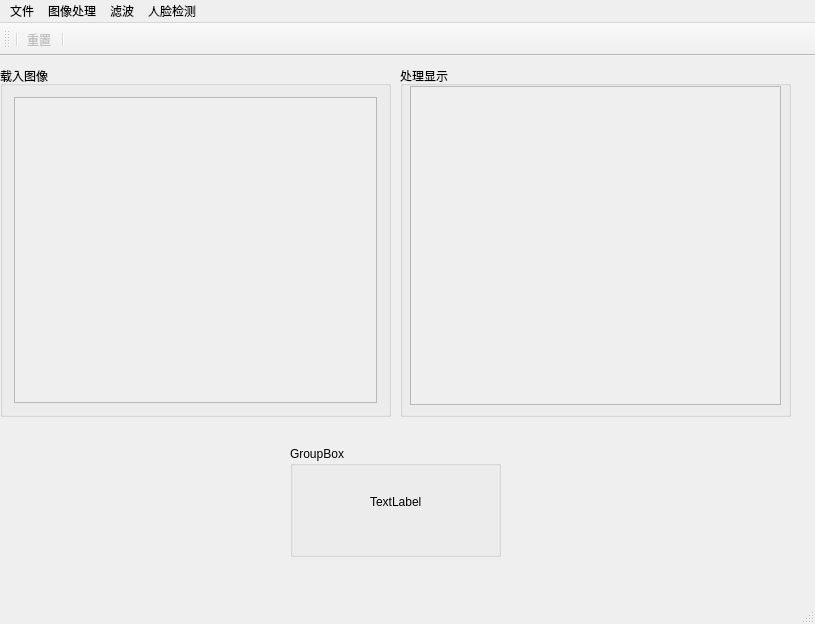
<?xml version="1.0" encoding="UTF-8"?>
<ui version="4.0">
 <class>imageprocessClass</class>
 <widget class="QMainWindow" name="imageprocessClass">
  <property name="geometry">
   <rect>
    <x>0</x>
    <y>0</y>
    <width>815</width>
    <height>624</height>
   </rect>
  </property>
  <property name="windowTitle">
   <string>imageprocess</string>
  </property>
  <widget class="QWidget" name="centralWidget">
   <widget class="QGroupBox" name="groupBox">
    <property name="geometry">
     <rect>
      <x>0</x>
      <y>10</y>
      <width>391</width>
      <height>351</height>
     </rect>
    </property>
    <property name="title">
     <string>载入图像</string>
    </property>
    <layout class="QHBoxLayout" name="horizontalLayout">
     <item>
      <widget class="QScrollArea" name="scrollArea">
       <property name="widgetResizable">
        <bool>true</bool>
       </property>
       <widget class="QWidget" name="scrollAreaWidgetContents">
        <property name="geometry">
         <rect>
          <x>0</x>
          <y>0</y>
          <width>369</width>
          <height>317</height>
         </rect>
        </property>
       </widget>
      </widget>
     </item>
    </layout>
   </widget>
   <widget class="QGroupBox" name="groupBox_2">
    <property name="geometry">
     <rect>
      <x>400</x>
      <y>10</y>
      <width>391</width>
      <height>351</height>
     </rect>
    </property>
    <property name="title">
     <string>处理显示</string>
    </property>
    <widget class="QScrollArea" name="scrollArea_2">
     <property name="geometry">
      <rect>
       <x>10</x>
       <y>20</y>
       <width>371</width>
       <height>319</height>
      </rect>
     </property>
     <property name="widgetResizable">
      <bool>true</bool>
     </property>
     <widget class="QWidget" name="scrollAreaWidgetContents_2">
      <property name="geometry">
       <rect>
        <x>0</x>
        <y>0</y>
        <width>369</width>
        <height>317</height>
       </rect>
      </property>
     </widget>
    </widget>
   </widget>
   <widget class="QGroupBox" name="groupBox_3">
    <property name="geometry">
     <rect>
      <x>290</x>
      <y>390</y>
      <width>211</width>
      <height>111</height>
     </rect>
    </property>
    <property name="title">
     <string>GroupBox</string>
    </property>
    <widget class="QLabel" name="label">
     <property name="geometry">
      <rect>
       <x>80</x>
       <y>10</y>
       <width>71</width>
       <height>91</height>
      </rect>
     </property>
     <property name="text">
      <string>TextLabel</string>
     </property>
    </widget>
   </widget>
  </widget>
  <widget class="QMenuBar" name="menuBar">
   <property name="geometry">
    <rect>
     <x>0</x>
     <y>0</y>
     <width>815</width>
     <height>23</height>
    </rect>
   </property>
   <widget class="QMenu" name="menu">
    <property name="title">
     <string>文件</string>
    </property>
    <addaction name="actionOpen"/>
    <addaction name="separator"/>
   </widget>
   <widget class="QMenu" name="menu_2">
    <property name="title">
     <string>图像处理</string>
    </property>
    <widget class="QMenu" name="menu_edge">
     <property name="enabled">
      <bool>false</bool>
     </property>
     <property name="title">
      <string>边缘检测</string>
     </property>
     <addaction name="actionCanny"/>
     <addaction name="actionSobel"/>
     <addaction name="actionLaplacian"/>
    </widget>
    <widget class="QMenu" name="menu_histogram">
     <property name="enabled">
      <bool>false</bool>
     </property>
     <property name="title">
      <string>直方图</string>
     </property>
     <addaction name="actionR"/>
     <addaction name="actionG"/>
     <addaction name="actionB"/>
     <addaction name="actionGry"/>
    </widget>
    <addaction name="menu_edge"/>
    <addaction name="separator"/>
    <addaction name="actionErode"/>
    <addaction name="actionDilate"/>
    <addaction name="separator"/>
    <addaction name="menu_histogram"/>
    <addaction name="separator"/>
   </widget>
   <widget class="QMenu" name="menu_3">
    <property name="title">
     <string>滤波</string>
    </property>
    <widget class="QMenu" name="menu_line">
     <property name="enabled">
      <bool>false</bool>
     </property>
     <property name="title">
      <string>线性滤波</string>
     </property>
     <addaction name="actionBox"/>
     <addaction name="actionMeans"/>
     <addaction name="actionGuass"/>
    </widget>
    <widget class="QMenu" name="menu_nonline">
     <property name="enabled">
      <bool>false</bool>
     </property>
     <property name="title">
      <string>非线性滤波</string>
     </property>
     <addaction name="separator"/>
     <addaction name="actionMidvalue"/>
     <addaction name="actionDoubledge"/>
    </widget>
    <addaction name="menu_line"/>
    <addaction name="menu_nonline"/>
   </widget>
   <widget class="QMenu" name="menu_4">
    <property name="title">
     <string>人脸检测</string>
    </property>
    <addaction name="actionFacedetect"/>
   </widget>
   <addaction name="menu"/>
   <addaction name="menu_2"/>
   <addaction name="menu_3"/>
   <addaction name="menu_4"/>
  </widget>
  <widget class="QToolBar" name="mainToolBar">
   <property name="enabled">
    <bool>false</bool>
   </property>
   <attribute name="toolBarArea">
    <enum>TopToolBarArea</enum>
   </attribute>
   <attribute name="toolBarBreak">
    <bool>false</bool>
   </attribute>
   <addaction name="separator"/>
   <addaction name="actionReset"/>
   <addaction name="separator"/>
  </widget>
  <widget class="QStatusBar" name="statusBar"/>
  <action name="actionOpen">
   <property name="text">
    <string>打开</string>
   </property>
  </action>
  <action name="actionErode">
   <property name="enabled">
    <bool>false</bool>
   </property>
   <property name="text">
    <string>腐蚀</string>
   </property>
  </action>
  <action name="actionDilate">
   <property name="enabled">
    <bool>false</bool>
   </property>
   <property name="text">
    <string>膨胀</string>
   </property>
  </action>
  <action name="actionCanny">
   <property name="text">
    <string>Canny</string>
   </property>
  </action>
  <action name="actionSobel">
   <property name="text">
    <string>Sobel</string>
   </property>
  </action>
  <action name="actionLaplacian">
   <property name="text">
    <string>Laplacian</string>
   </property>
  </action>
  <action name="actionR">
   <property name="text">
    <string>R通道</string>
   </property>
  </action>
  <action name="actionG">
   <property name="text">
    <string>G通道</string>
   </property>
  </action>
  <action name="actionB">
   <property name="text">
    <string>B通道</string>
   </property>
  </action>
  <action name="actionGry">
   <property name="text">
    <string>灰度直方图</string>
   </property>
  </action>
  <action name="actionBox">
   <property name="text">
    <string>方框滤波</string>
   </property>
  </action>
  <action name="actionMeans">
   <property name="text">
    <string>均值滤波</string>
   </property>
  </action>
  <action name="actionGuass">
   <property name="text">
    <string>高斯滤波</string>
   </property>
  </action>
  <action name="actionMidvalue">
   <property name="text">
    <string>中值滤波</string>
   </property>
  </action>
  <action name="actionDoubledge">
   <property name="text">
    <string>双边滤波</string>
   </property>
  </action>
  <action name="actionReset">
   <property name="icon">
    <iconset resource="imageprocess.qrc">
     <normaloff>:/imageprocess/Resources/reset (2).png</normaloff>:/imageprocess/Resources/reset (2).png</iconset>
   </property>
   <property name="text">
    <string>重置</string>
   </property>
  </action>
  <action name="actionFacedetect">
   <property name="enabled">
    <bool>false</bool>
   </property>
   <property name="text">
    <string>人脸检测</string>
   </property>
  </action>
 </widget>
 <layoutdefault spacing="6" margin="11"/>
 <resources>
  <include location="imageprocess.qrc"/>
 </resources>
 <connections/>
</ui>
